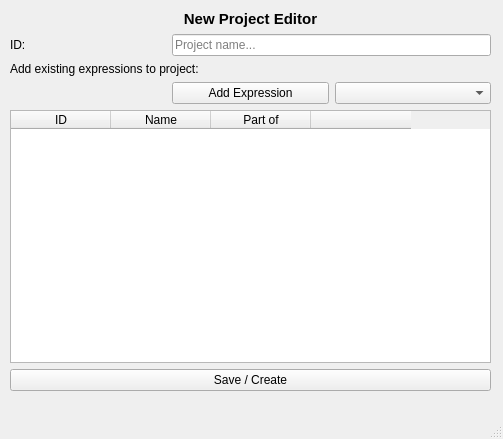
<?xml version="1.0" encoding="UTF-8"?>
<ui version="4.0">
 <class>MainWindow</class>
 <widget class="QMainWindow" name="MainWindow">
  <property name="geometry">
   <rect>
    <x>0</x>
    <y>0</y>
    <width>503</width>
    <height>439</height>
   </rect>
  </property>
  <property name="windowTitle">
   <string>New Project Editor</string>
  </property>
  <widget class="QWidget" name="centralwidget">
   <widget class="QWidget" name="gridLayoutWidget">
    <property name="geometry">
     <rect>
      <x>10</x>
      <y>10</y>
      <width>481</width>
      <height>381</height>
     </rect>
    </property>
    <layout class="QGridLayout" name="gridLayout">
     <item row="2" column="0" colspan="3">
      <widget class="QLabel" name="exprTitleLbl">
       <property name="text">
        <string>Add existing expressions to project:</string>
       </property>
      </widget>
     </item>
     <item row="1" column="0">
      <widget class="QLabel" name="projIDLbl">
       <property name="text">
        <string>ID: </string>
       </property>
      </widget>
     </item>
     <item row="4" column="0" colspan="3">
      <widget class="QTableWidget" name="outputTable">
       <column>
        <property name="text">
         <string>ID</string>
        </property>
       </column>
       <column>
        <property name="text">
         <string>Name</string>
        </property>
       </column>
       <column>
        <property name="text">
         <string>Part of</string>
        </property>
       </column>
       <column>
        <property name="text">
         <string/>
        </property>
       </column>
      </widget>
     </item>
     <item row="0" column="0" colspan="3">
      <widget class="QLabel" name="titleLabel">
       <property name="text">
        <string>&lt;html&gt;&lt;head/&gt;&lt;body&gt;&lt;p align=&quot;center&quot;&gt;&lt;span style=&quot; font-size:11pt; font-weight:600;&quot;&gt;New Project Editor&lt;/span&gt;&lt;/p&gt;&lt;/body&gt;&lt;/html&gt;</string>
       </property>
       <property name="textFormat">
        <enum>Qt::MarkdownText</enum>
       </property>
      </widget>
     </item>
     <item row="1" column="1" colspan="2">
      <widget class="QLineEdit" name="projectName">
       <property name="cursor">
        <cursorShape>IBeamCursor</cursorShape>
       </property>
       <property name="inputMask">
        <string/>
       </property>
       <property name="text">
        <string/>
       </property>
       <property name="placeholderText">
        <string>Project name...</string>
       </property>
      </widget>
     </item>
     <item row="5" column="0" colspan="3">
      <widget class="QPushButton" name="createProjBtn">
       <property name="text">
        <string>Save / Create</string>
       </property>
      </widget>
     </item>
     <item row="3" column="2">
      <widget class="QComboBox" name="exprBox"/>
     </item>
     <item row="3" column="1">
      <widget class="QPushButton" name="addBtn">
       <property name="text">
        <string>Add Expression</string>
       </property>
      </widget>
     </item>
    </layout>
   </widget>
  </widget>
  <widget class="QMenuBar" name="menubar">
   <property name="geometry">
    <rect>
     <x>0</x>
     <y>0</y>
     <width>503</width>
     <height>22</height>
    </rect>
   </property>
  </widget>
  <widget class="QStatusBar" name="statusbar"/>
 </widget>
 <resources/>
 <connections/>
</ui>
